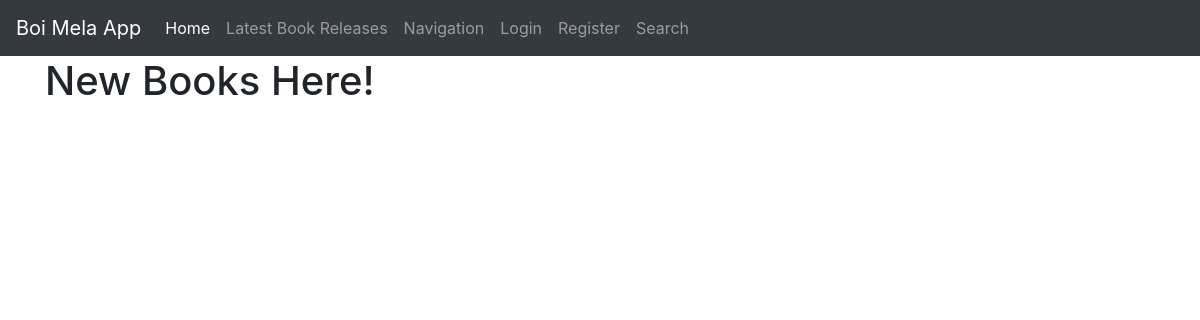
/latest/, run on an earlier commit of the app's database.
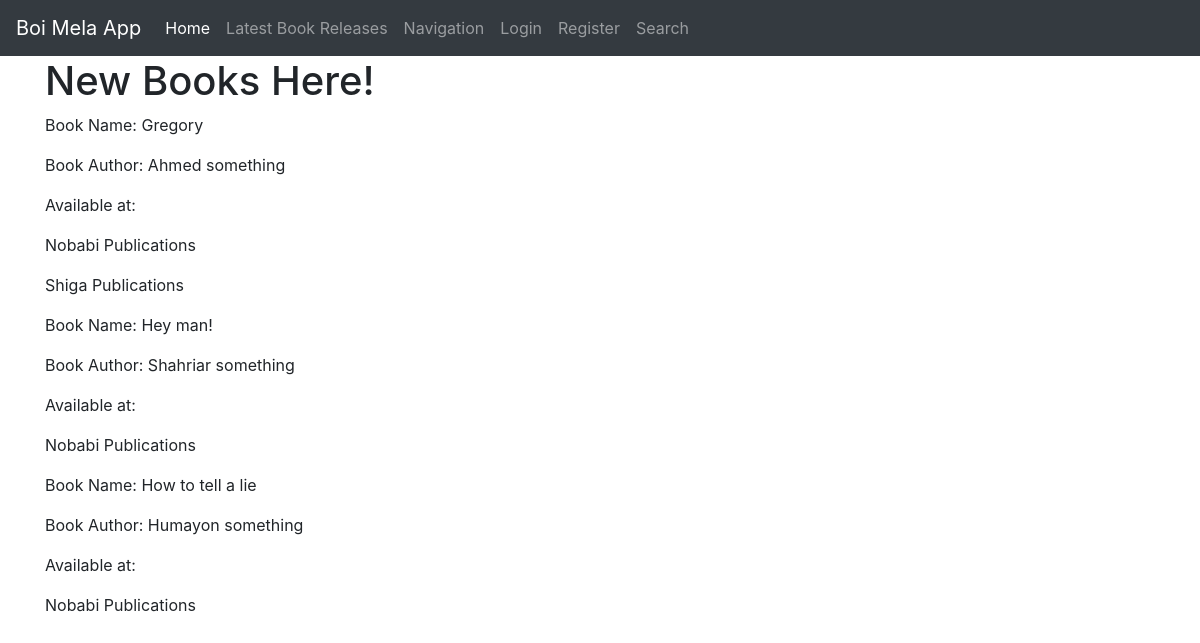
And on a later commit of the database.
### boimelaApp/models.py (models this page shows, shortened)
class Book(models.Model):
    SCIFI = 'SCIFI'
    ACTION = 'ACTION'
    HORROR = 'HORROR'
    ROMANTIC = 'ROMANTIC'
    NONFICTION = 'NONFICTION'
    FICTION = 'FICTION'
    CLASSIC = 'CLASSIC'
    POETRY = 'POETRY'
    THRILLER = 'THRILLER'
    MYSTERY = 'MYSTERY'
    CHILDREN = 'CHILDREN'
    BOOK_GENRES = (
        (SCIFI, 'SCI-FI'),
        (ACTION, 'ACTION'),
        (HORROR, 'HORROR'),
        (ROMANTIC, 'ROMANTIC'),
        (NONFICTION,'NONFICTION'),
        (FICTION,'FICTION'),
        (CLASSIC,'CLASSIC'),
        (POETRY,'POETRY'),
        (THRILLER,'THRILLER'),
        (MYSTERY,'MYSTERY'),
        (CHILDREN,'CHILDREN'),
    )
    book_name= models.CharField(max_length=100)
    author= models.CharField(max_length=100)
    isbn= models.IntegerField()
    book_genre= models.CharField(max_length=10, choices=BOOK_GENRES, default="Type N/A")
    release_date= models.DateField()
    stalls= models.ManyToManyField(Stall)
    class Meta:
        ordering= ('book_name',)

class Stall(models.Model):
    BOOK = 'Book'
    FOOD = 'Food'
    STALL_TYPES = (
        (BOOK, 'Book'),
        (FOOD, 'Food'),
    )
    stall_name= models.CharField(max_length=100)
    owner= models.ForeignKey(User, on_delete=models.CASCADE)
    stall_type= models.CharField(max_length=10, choices=STALL_TYPES, default="Type N/A")
    class Meta:
        ordering= ('stall_name',)

### boimelaApp/views.py (the view)
# urls.py: path('latest/', views.latest, name='boimelaApp-latest'),
def latest(request):
    book= Book.objects.all()
    return render(request, 'boimelaApp/latestbook.html', {'books':book})

### boimelaApp/templates/boimelaApp/latestbook.html
{% extends 'boimelaApp/base.html' %}
{% load static %}
{% block content %}
<h1>New Books Here!</h1>
{% if books %}
{% for book in books %}
      <p>Book Name: {{ book.book_name }}</p>
      <p>Book Author: {{ book.author }}</p>
      <p>Available at:</p>
      {% for stalls in book.stalls.all %}
      <p>{{ stalls.stall_name }}</p>
      {% endfor %}
{% endfor %}
{% endif %}
{% endblock content %}

What changed in the data, as far as the page shows it:
added Book: book_name "Gregory", author "Ahmed something"
added Stall: stall_name "Nobabi Publications"
added Stall: stall_name "Shiga Publications", shown under "Gregory"
added Book: book_name "Hey man!", author "Shahriar something"
added Book: book_name "How to tell a lie", author "Humayon something"
